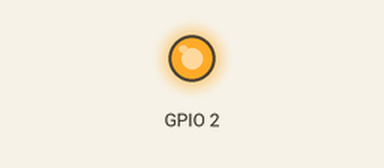
Recording of a sketch running on a simulated ESP32. On the bench: output pins drawn as LEDs (lit = HIGH). WiFi joins after 1.5 s; servers stay silent unless stated; what the sketch prints to the serial monitor is not drawn.

Above: at 0.01 s.
At 1.8 s:
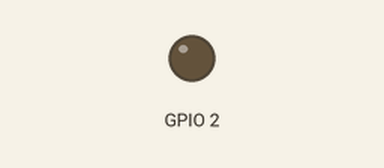
Timing chart, 0 to 3.3 s (numbered marks = the images above):
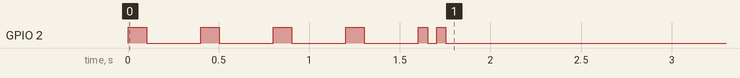

The sketch:

E1.ino
```cpp
/*---------------------------------------------
  Curso de Desarrollo IoT
  Módulo: Inventors
  Clase: 6
  Ejercicio: 1
---------------------------------------------*/

#include <WiFi.h>

const char* ssid = "TuSSID";            // Nombre de tu red Wi-Fi
const char* password = "TuContraseña";  // Contraseña de tu red Wi-Fi

void setup() {
  Serial.begin(115200);

  pinMode(2, OUTPUT);
  Serial.println("Conectando a la red Wi-Fi...");

  WiFi.begin(ssid, password);

  while (WiFi.status() != WL_CONNECTED) {
    Serial.print(".");
    digitalWrite(2, HIGH);
    delay(100);
    digitalWrite(2, LOW);
    delay(300);
  }

  for (int i = 0; i <= 1; i++) {
    digitalWrite(2, HIGH);
    delay(50);
    digitalWrite(2, LOW);
    delay(50);
  }

  Serial.println("");
  // Conexión exitosa, muestra la información de la conexión
  Serial.println("Conexión exitosa");
  Serial.print("Dirección IP: ");
  Serial.println(WiFi.localIP());
  Serial.print("Máscara de subred: ");
  Serial.println(WiFi.subnetMask());
  Serial.print("Puerta de enlace (Gateway): ");
  Serial.println(WiFi.gatewayIP());
  Serial.print("Dirección del servidor DNS: ");
  Serial.println(WiFi.dnsIP());
}

void loop() {
  // Nada en el bucle principal
}
```
